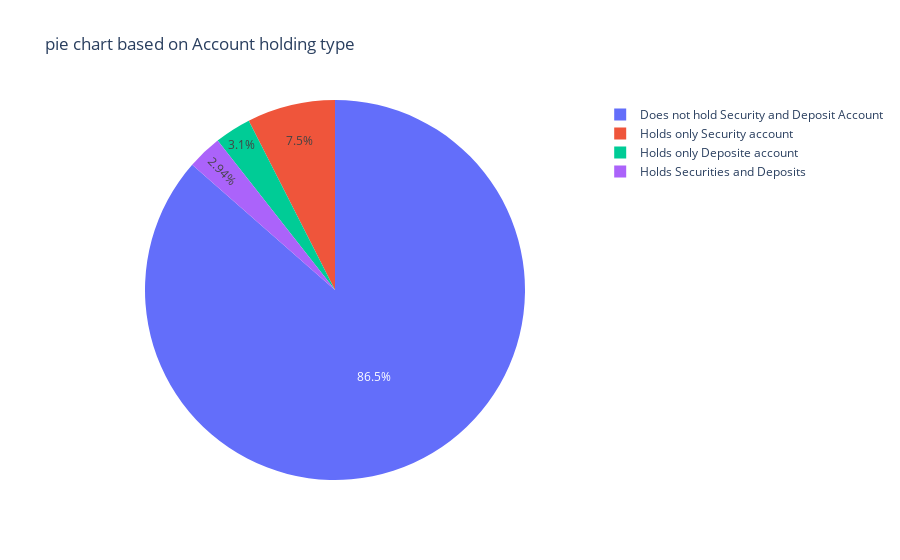

The notebook cell saved with this chart:
### Code cell
fig = ps.pie(data, values = values, names = values.index, title = 'pie chart based on Account holding type')
fig.show()

### Figure 1 — Plotly figure (JSON) as saved in the notebook; plotly's stock layout.template omitted (floating-point values rounded to 4 significant figures)
{"data": [{"domain": {"x": [0, 1], "y": [0, 1]}, "hovertemplate": "label=%{label}<br>value=%{value}<extra></extra>", "labels": ["Does not hold Security and Deposit Account", "Holds only Security account", "Holds only Deposite account", "Holds Securities and Deposits"], "legendgroup": "", "name": "", "showlegend": true, "type": "pie", "values": [4323, 375, 155, 147]}], "layout": {"legend": {"tracegroupgap": 0}, "title": {"text": "pie chart based on Account holding type"}}}
